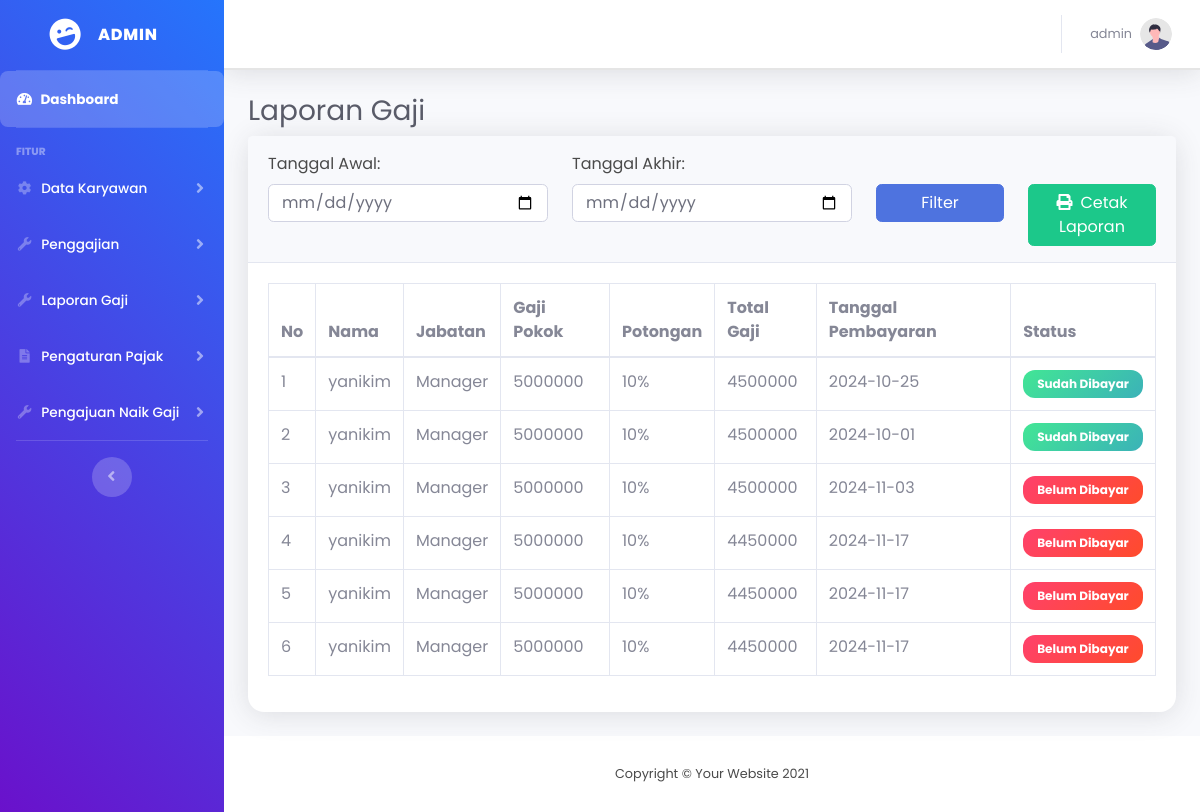
The page /admin/laporan.php (signed in) on the database as committed earlier.
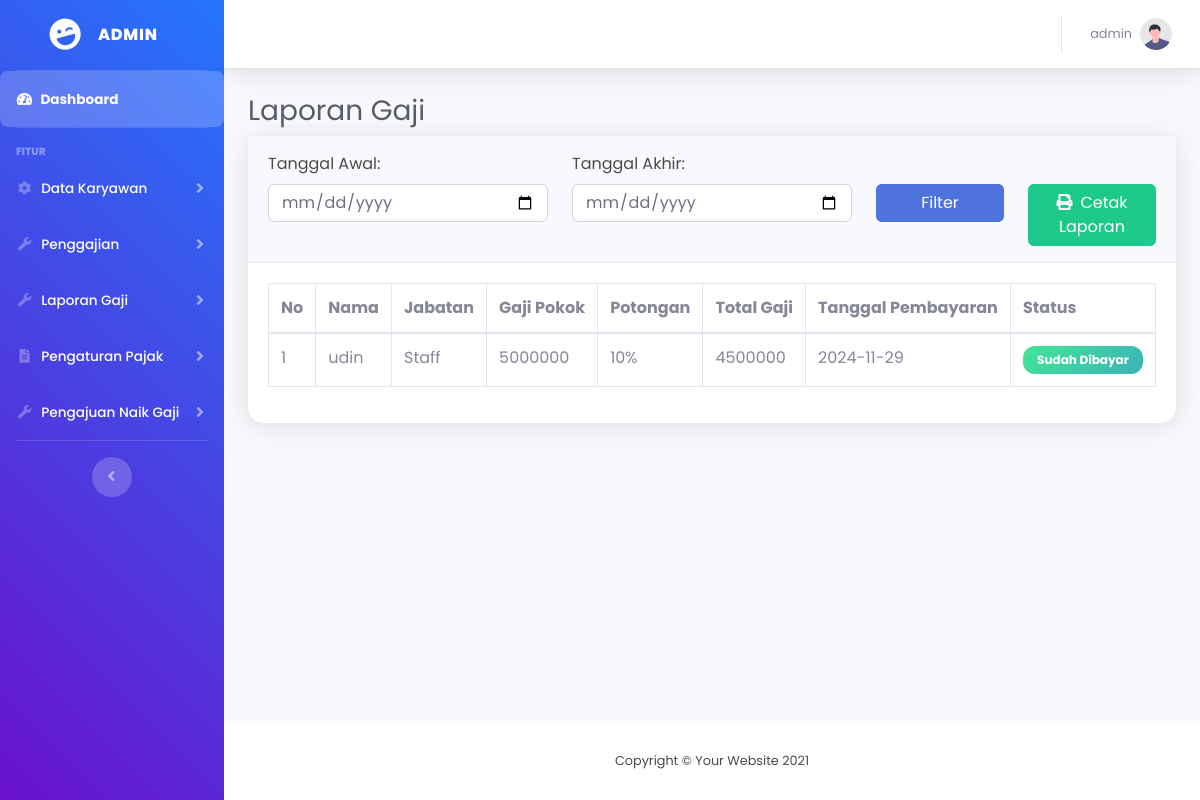
The same page on the database as committed later.
### tables this page shows
CREATE TABLE `penggajian` (
  `id` int(11) NOT NULL,
  `id_karyawan` int(11) DEFAULT NULL,
  `jabatan` varchar(255) NOT NULL,
  `bulan_gaji` varchar(255) NOT NULL,
  `gaji_pokok` decimal(10,0) NOT NULL,
  `total_gaji` decimal(10,0) NOT NULL,
  `status` varchar(255) NOT NULL,
  `tanggal_pembayaran` date NOT NULL
);

CREATE TABLE `karyawan` (
  `id` int(11) NOT NULL,
  `nama` varchar(100) NOT NULL,
  `email` varchar(255) NOT NULL,
  `username` varchar(255) NOT NULL,
  `password` varchar(255) NOT NULL,
  `jabatan` varchar(100) NOT NULL,
  `departemen` varchar(100) DEFAULT NULL,
  `gaji_pokok` decimal(15,2) NOT NULL,
  `status` enum('aktif','non-aktif') DEFAULT 'aktif',
  `tanggal_bergabung` date DEFAULT NULL
);

CREATE TABLE `pajak` (
  `id` int(11) NOT NULL,
  `pajak` decimal(10,0) NOT NULL
);

### admin/laporan.php (the view, shortened to what the changed rows need)
<?php
    include '../koneksi.php';
?>
<!DOCTYPE html>
<html lang="en">
<head>
    <link href="../assets/vendor/fontawesome-free/css/all.min.css" rel="stylesheet" type="text/css">
    <link href="../assets/css/sb-admin-2.min.css" rel="stylesheet">
</head>
<body id="page-top">
    <div id="wrapper">
        <div id="content-wrapper" class="d-flex flex-column">
            <div id="content">
                <div class="container-fluid">
                <h1 class="h3 mb-2 text-gray-800">Laporan Gaji</h1>
                <div class="card shadow mb-4">
                    <div class="card-body">
                        <div class="table-responsive">
                            <table class="table table-bordered" id="dataTable" width="100%" cellspacing="0">
                                <thead>
                                    <tr>
                                        <th>No</th>
                                        <th>Nama</th>
                                        <th>Jabatan</th>
                                        <th>Gaji Pokok</th>
                                        <th>Potongan</th>
                                        <th>Total Gaji</th>
                                        <th>Tanggal Pembayaran</th>
                                        <th>Status</th>
                                    </tr>
                                </thead>
                                <tbody>
                                    <?php
                                    $no = 1;
                                    $query = "SELECT p.*, k.nama FROM penggajian p
                                            JOIN karyawan k ON p.id_karyawan = k.id";
                                    $tampil = mysqli_query($koneksi, $query);
                                    while ($data = mysqli_fetch_array($tampil)) :
                                    ?>
                                    <tr>
                                        <td><?= $no++ ?></td>
                                        <td><?= $data['nama'] ?></td>
                                        <td><?= $data['jabatan'] ?></td>
                                        <td><?= $data['gaji_pokok'] ?></td>
                                        <?php
                                        $query_pajak = mysqli_query($koneksi, "SELECT * FROM pajak LIMIT 1");
                                        $data_pajak = mysqli_fetch_assoc($query_pajak);
                                        $nilai_pajak = isset($data_pajak['pajak']) ? $data_pajak['pajak'] : 0;
                                        ?>
                                        <td><?= $nilai_pajak ?>%</td>
                                        <td><?= $data['total_gaji'] ?></td>
                                        <td><?= $data['tanggal_pembayaran'] ?></td>
                                        <?php if ($data['status'] == 'Sudah Dibayar'): ?>
                                        <td><span class="badge badge-success"><?= $data['status'] ?></span></td>
                                        <?php else: ?>
                                        <td><span class="badge badge-danger"><?= $data['status'] ?></span></td>
                                        <?php endif; ?>
                                    </tr>
                                    <?php endwhile; ?>
                                </tbody>
                            </table>
                        </div>
                    </div>
                </div>
                </div>
            </div>
        </div>
    </div>
</body>
</html>

Rows that differ between the two databases and show on the page:
removed penggajian: id_karyawan.nama "yanikim", jabatan "Manager", gaji_pokok "5000000", pajak.pajak "10", total_gaji "4500000", tanggal_pembayaran "2024-10-25", status "Sudah Dibayar"
removed penggajian: id_karyawan.nama "yanikim", jabatan "Manager", gaji_pokok "5000000", pajak.pajak "10", total_gaji "4500000", tanggal_pembayaran "2024-10-01", status "Sudah Dibayar"
removed penggajian: id_karyawan.nama "yanikim", jabatan "Manager", gaji_pokok "5000000", pajak.pajak "10", total_gaji "4500000", tanggal_pembayaran "2024-11-03", status "Belum Dibayar"
removed penggajian: id_karyawan.nama "yanikim", jabatan "Manager", gaji_pokok "5000000", pajak.pajak "10", total_gaji "4450000", tanggal_pembayaran "2024-11-17", status "Belum Dibayar"
removed penggajian: id_karyawan.nama "yanikim", jabatan "Manager", gaji_pokok "5000000", pajak.pajak "10", total_gaji "4450000", tanggal_pembayaran "2024-11-17", status "Belum Dibayar"
removed penggajian: id_karyawan.nama "yanikim", jabatan "Manager", gaji_pokok "5000000", pajak.pajak "10", total_gaji "4450000", tanggal_pembayaran "2024-11-17", status "Belum Dibayar"
added penggajian: id_karyawan.nama "udin", jabatan "Staff", gaji_pokok "5000000", pajak.pajak "10", total_gaji "4500000", tanggal_pembayaran "2024-11-29", status "Sudah Dibayar"
